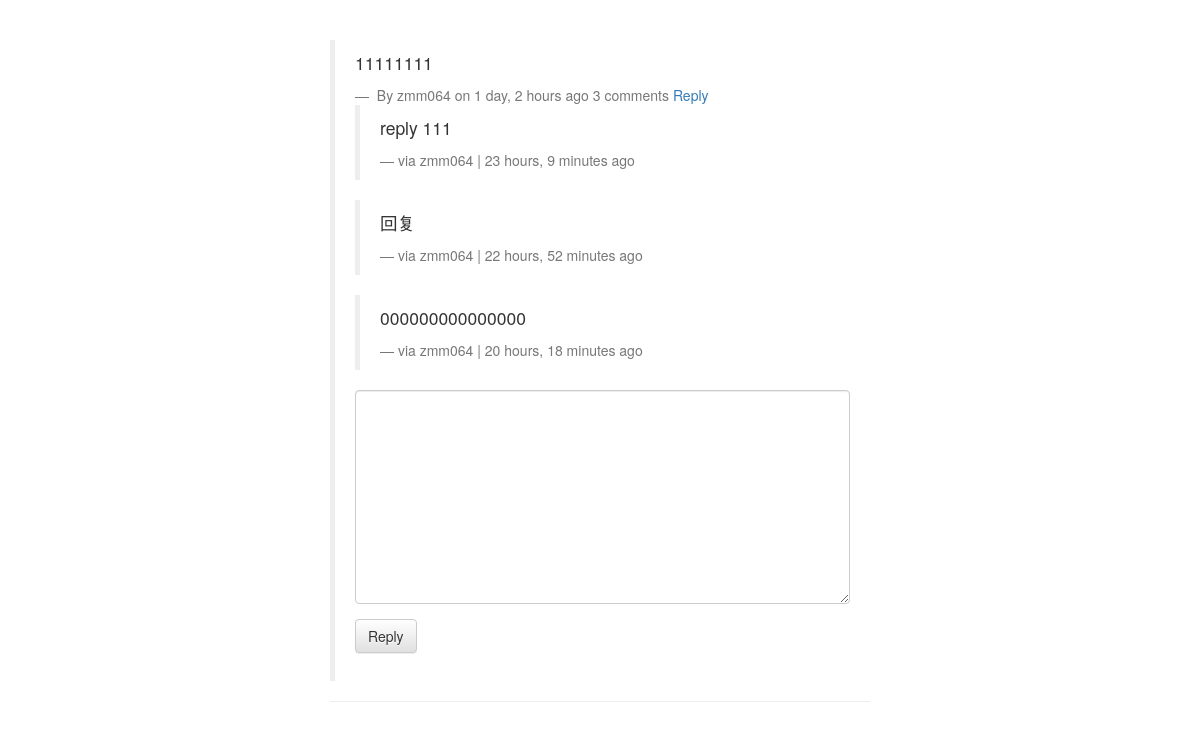
Screenshot of /comments/3/ with the database file from the repository.
### comments/models.py (models this page shows, shortened)
class Comment(models.Model):
    user      = models.ForeignKey(settings.AUTH_USER_MODEL, default=1)
    post      = models.ForeignKey(Post)
    content   = models.TextField()
    timestamp = models.DateTimeField(auto_now_add=True)
    parent    = models.ForeignKey("self", null=True, blank=True)
    def children(self):
        return Comment.objects.filter(parent=self)

### comments/views.py (the view, shortened to what this page needs)
# urls.py: url(r'^(?P<id>\d+)/$', comment_thread, name='thread'),
def comment_thread(request, id):
    comment = get_object_or_404(Comment, id=id)
    comment_form = CommentForm(request.POST or None)
    return render(request, 'comment_thread.html', {"comment":comment, "comment_form":comment_form})

### comments/forms.py
class CommentForm(forms.ModelForm):
    content = forms.CharField(widget=forms.Textarea, label="")
    class Meta:
        model = Comment
        fields = ["content"]

### templates/comment_thread.html (shortened to what this page needs)
﻿{% extends "base.html" %}
{% load urlify %} {% load crispy_forms_tags %}
{% block content %}
<div class="col-sm-6 col-sm-offset-3">
            <div class="">
                <blockquote>
                <p>{{ comment.content }}</p>
                <footer>
                    By {{ comment.user }} on {{ comment.timestamp|timesince }} ago
                    {{ comment.children.count }} comment{{ comment.children.count|pluralize }}
                    <a href="#" class="comment-reply-btn">Reply</a>
                </footer>
                <div class="comment-reply">
                    {% for child_comment in comment.children %}
                        <blockquote>
                            <p>{{ child_comment.content }}</p>
                            <footer>via {{ child_comment.user }} | {{ child_comment.timestamp|timesince }} ago</footer>
                        </blockquote>
                    {% endfor %}
                    <form action="" method="POST">
                        {{ comment_form|crispy }}
                        <input type="submit" value="Reply" class="btn btn-default"/>
                    </form>
                </div>
                </blockquote>
                <hr />
            </div>
</div>
{% endblock content %}

### rows the page displays
Comment: content "11111111", user "zmm064", timestamp "1 day, 2 hours", children.count "3"
Comment: content "reply 111", user "zmm064", timestamp "23 hours, 9 minutes"
Comment: content "回复", user "zmm064", timestamp "22 hours, 52 minutes"
Comment: content "000000000000000", user "zmm064", timestamp "20 hours, 18 minutes"
